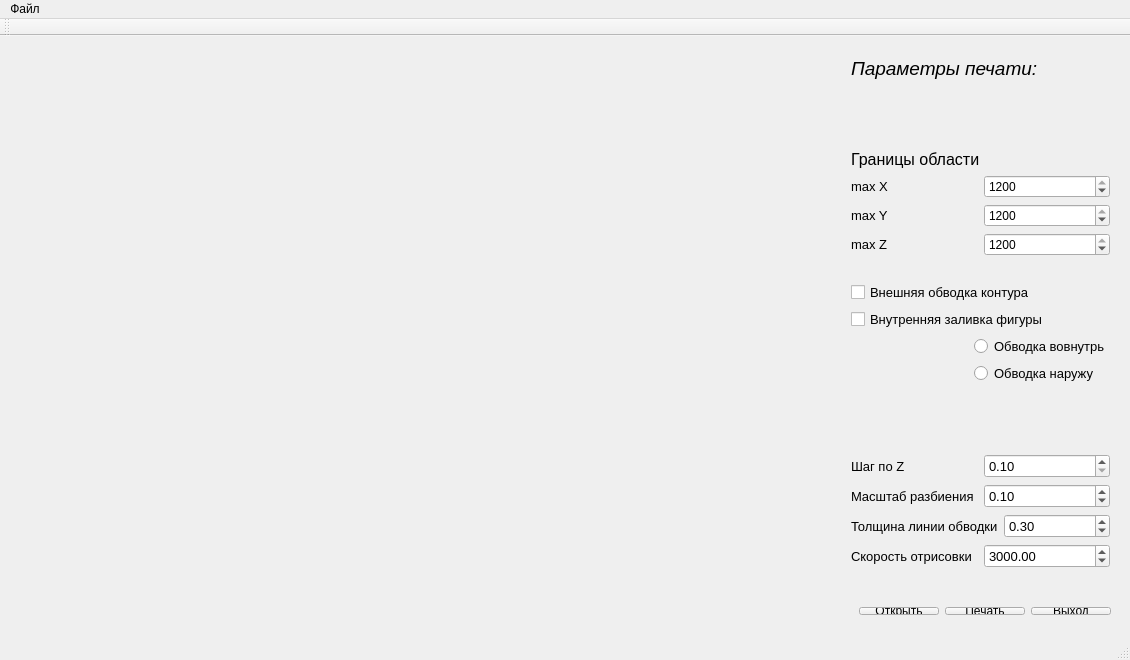
<?xml version="1.0" encoding="UTF-8"?>
<ui version="4.0">
 <class>MainWindow</class>
 <widget class="QMainWindow" name="MainWindow">
  <property name="geometry">
   <rect>
    <x>0</x>
    <y>0</y>
    <width>1130</width>
    <height>660</height>
   </rect>
  </property>
  <property name="windowTitle">
   <string>MainWindow</string>
  </property>
  <widget class="QWidget" name="centralWidget">
   <widget class="ModelView" name="modelWidget" native="true">
    <property name="geometry">
     <rect>
      <x>10</x>
      <y>10</y>
      <width>821</width>
      <height>541</height>
     </rect>
    </property>
    <zorder>widget</zorder>
   </widget>
   <widget class="QWidget" name="widget" native="true">
    <property name="geometry">
     <rect>
      <x>210</x>
      <y>549</y>
      <width>120</width>
      <height>121</height>
     </rect>
    </property>
    <zorder>splitter</zorder>
   </widget>
   <widget class="QWidget" name="buttonsWidget" native="true">
    <property name="geometry">
     <rect>
      <x>10</x>
      <y>550</y>
      <width>1121</width>
      <height>51</height>
     </rect>
    </property>
    <widget class="QWidget" name="">
     <property name="geometry">
      <rect>
       <x>11</x>
       <y>10</y>
       <width>1101</width>
       <height>30</height>
      </rect>
     </property>
     <layout class="QHBoxLayout" name="horizontalLayout_7">
      <item>
       <spacer name="horizontalSpacer_2">
        <property name="orientation">
         <enum>Qt::Horizontal</enum>
        </property>
        <property name="sizeHint" stdset="0">
         <size>
          <width>40</width>
          <height>20</height>
         </size>
        </property>
       </spacer>
      </item>
      <item>
       <widget class="QPushButton" name="openButton">
        <property name="text">
         <string>Открыть</string>
        </property>
       </widget>
      </item>
      <item>
       <widget class="QPushButton" name="printButton">
        <property name="text">
         <string>Печать</string>
        </property>
       </widget>
      </item>
      <item>
       <widget class="QPushButton" name="exitButton">
        <property name="text">
         <string>Выход</string>
        </property>
       </widget>
      </item>
     </layout>
    </widget>
   </widget>
   <widget class="QWidget" name="">
    <property name="geometry">
     <rect>
      <x>840</x>
      <y>10</y>
      <width>281</width>
      <height>533</height>
     </rect>
    </property>
    <layout class="QVBoxLayout" name="verticalLayout_4">
     <item>
      <widget class="QLabel" name="label_4">
       <property name="font">
        <font>
         <pointsize>14</pointsize>
         <italic>true</italic>
        </font>
       </property>
       <property name="text">
        <string>Параметры печати:</string>
       </property>
      </widget>
     </item>
     <item>
      <spacer name="verticalSpacer_2">
       <property name="orientation">
        <enum>Qt::Vertical</enum>
       </property>
       <property name="sizeHint" stdset="0">
        <size>
         <width>20</width>
         <height>18</height>
        </size>
       </property>
      </spacer>
     </item>
     <item>
      <widget class="QLabel" name="label_7">
       <property name="font">
        <font>
         <pointsize>12</pointsize>
        </font>
       </property>
       <property name="text">
        <string>Границы области</string>
       </property>
      </widget>
     </item>
     <item>
      <layout class="QVBoxLayout" name="verticalLayout">
       <item>
        <layout class="QHBoxLayout" name="horizontalLayout_8">
         <item>
          <widget class="QLabel" name="label_6">
           <property name="font">
            <font>
             <pointsize>10</pointsize>
            </font>
           </property>
           <property name="text">
            <string>max X</string>
           </property>
          </widget>
         </item>
         <item>
          <widget class="QSpinBox" name="maxX">
           <property name="maximum">
            <number>1200</number>
           </property>
           <property name="value">
            <number>1200</number>
           </property>
          </widget>
         </item>
        </layout>
       </item>
       <item>
        <layout class="QHBoxLayout" name="horizontalLayout_9">
         <item>
          <widget class="QLabel" name="label_8">
           <property name="font">
            <font>
             <pointsize>10</pointsize>
            </font>
           </property>
           <property name="text">
            <string>max Y</string>
           </property>
          </widget>
         </item>
         <item>
          <widget class="QSpinBox" name="maxY">
           <property name="maximum">
            <number>1200</number>
           </property>
           <property name="value">
            <number>1200</number>
           </property>
          </widget>
         </item>
        </layout>
       </item>
       <item>
        <layout class="QHBoxLayout" name="horizontalLayout_10">
         <item>
          <widget class="QLabel" name="label_9">
           <property name="font">
            <font>
             <pointsize>10</pointsize>
            </font>
           </property>
           <property name="text">
            <string>max Z</string>
           </property>
          </widget>
         </item>
         <item>
          <widget class="QSpinBox" name="maxZ">
           <property name="maximum">
            <number>1200</number>
           </property>
           <property name="value">
            <number>1200</number>
           </property>
          </widget>
         </item>
        </layout>
       </item>
      </layout>
     </item>
     <item>
      <spacer name="horizontalSpacer_3">
       <property name="orientation">
        <enum>Qt::Horizontal</enum>
       </property>
       <property name="sizeHint" stdset="0">
        <size>
         <width>40</width>
         <height>20</height>
        </size>
       </property>
      </spacer>
     </item>
     <item>
      <layout class="QVBoxLayout" name="verticalLayout_2">
       <item>
        <widget class="QCheckBox" name="outlineShadingBox">
         <property name="font">
          <font>
           <pointsize>10</pointsize>
          </font>
         </property>
         <property name="text">
          <string>Внешняя обводка контура</string>
         </property>
        </widget>
       </item>
       <item>
        <widget class="QCheckBox" name="inlineShadingBox">
         <property name="font">
          <font>
           <pointsize>10</pointsize>
          </font>
         </property>
         <property name="text">
          <string>Внутренняя заливка фигуры</string>
         </property>
        </widget>
       </item>
      </layout>
     </item>
     <item>
      <layout class="QHBoxLayout" name="horizontalLayout_4">
       <item>
        <spacer name="horizontalSpacer">
         <property name="orientation">
          <enum>Qt::Horizontal</enum>
         </property>
         <property name="sizeHint" stdset="0">
          <size>
           <width>40</width>
           <height>20</height>
          </size>
         </property>
        </spacer>
       </item>
       <item>
        <layout class="QVBoxLayout" name="verticalLayout_3">
         <item>
          <widget class="QRadioButton" name="insideRadio">
           <property name="font">
            <font>
             <pointsize>10</pointsize>
            </font>
           </property>
           <property name="text">
            <string>Обводка вовнутрь</string>
           </property>
          </widget>
         </item>
         <item>
          <widget class="QRadioButton" name="outsideRadio">
           <property name="font">
            <font>
             <pointsize>10</pointsize>
            </font>
           </property>
           <property name="text">
            <string>Обводка наружу</string>
           </property>
          </widget>
         </item>
        </layout>
       </item>
      </layout>
     </item>
     <item>
      <spacer name="verticalSpacer">
       <property name="orientation">
        <enum>Qt::Vertical</enum>
       </property>
       <property name="sizeHint" stdset="0">
        <size>
         <width>20</width>
         <height>40</height>
        </size>
       </property>
      </spacer>
     </item>
     <item>
      <layout class="QHBoxLayout" name="horizontalLayout_3">
       <item>
        <widget class="QLabel" name="label_3">
         <property name="font">
          <font>
           <pointsize>10</pointsize>
          </font>
         </property>
         <property name="text">
          <string>Шаг по Z</string>
         </property>
        </widget>
       </item>
       <item>
        <widget class="QDoubleSpinBox" name="spinDz">
         <property name="font">
          <font>
           <pointsize>10</pointsize>
          </font>
         </property>
         <property name="minimum">
          <double>0.100000000000000</double>
         </property>
         <property name="maximum">
          <double>10.000000000000000</double>
         </property>
         <property name="singleStep">
          <double>0.100000000000000</double>
         </property>
        </widget>
       </item>
      </layout>
     </item>
     <item>
      <layout class="QHBoxLayout" name="horizontalLayout_2">
       <item>
        <widget class="QLabel" name="label_2">
         <property name="font">
          <font>
           <pointsize>10</pointsize>
          </font>
         </property>
         <property name="text">
          <string>Масштаб разбиения</string>
         </property>
        </widget>
       </item>
       <item>
        <widget class="QDoubleSpinBox" name="spinScale">
         <property name="font">
          <font>
           <pointsize>10</pointsize>
          </font>
         </property>
         <property name="minimum">
          <double>0.000000000000000</double>
         </property>
         <property name="maximum">
          <double>1.000000000000000</double>
         </property>
         <property name="singleStep">
          <double>0.001000000000000</double>
         </property>
         <property name="value">
          <double>0.100000000000000</double>
         </property>
        </widget>
       </item>
      </layout>
     </item>
     <item>
      <layout class="QHBoxLayout" name="horizontalLayout">
       <item>
        <widget class="QLabel" name="label">
         <property name="font">
          <font>
           <pointsize>10</pointsize>
          </font>
         </property>
         <property name="text">
          <string>Толщина линии обводки</string>
         </property>
        </widget>
       </item>
       <item>
        <widget class="QDoubleSpinBox" name="spinWidthline">
         <property name="font">
          <font>
           <pointsize>10</pointsize>
          </font>
         </property>
         <property name="maximum">
          <double>10.000000000000000</double>
         </property>
         <property name="singleStep">
          <double>0.100000000000000</double>
         </property>
         <property name="value">
          <double>0.300000000000000</double>
         </property>
        </widget>
       </item>
      </layout>
     </item>
     <item>
      <layout class="QHBoxLayout" name="horizontalLayout_5">
       <item>
        <widget class="QLabel" name="label_5">
         <property name="font">
          <font>
           <pointsize>10</pointsize>
          </font>
         </property>
         <property name="text">
          <string>Скорость отрисовки</string>
         </property>
        </widget>
       </item>
       <item>
        <widget class="QDoubleSpinBox" name="spinImpulse">
         <property name="font">
          <font>
           <pointsize>10</pointsize>
          </font>
         </property>
         <property name="maximum">
          <double>10000.000000000000000</double>
         </property>
         <property name="singleStep">
          <double>100.000000000000000</double>
         </property>
         <property name="value">
          <double>3000.000000000000000</double>
         </property>
        </widget>
       </item>
      </layout>
     </item>
    </layout>
   </widget>
  </widget>
  <widget class="QMenuBar" name="menuBar">
   <property name="geometry">
    <rect>
     <x>0</x>
     <y>0</y>
     <width>1130</width>
     <height>26</height>
    </rect>
   </property>
   <widget class="QMenu" name="menu">
    <property name="title">
     <string>Файл</string>
    </property>
    <addaction name="menu_file_openSTL"/>
    <addaction name="separator"/>
    <addaction name="menu_file_printGCode"/>
   </widget>
   <addaction name="menu"/>
  </widget>
  <widget class="QToolBar" name="mainToolBar">
   <attribute name="toolBarArea">
    <enum>TopToolBarArea</enum>
   </attribute>
   <attribute name="toolBarBreak">
    <bool>false</bool>
   </attribute>
  </widget>
  <widget class="QStatusBar" name="statusBar"/>
  <action name="menu_file_openSTL">
   <property name="checkable">
    <bool>false</bool>
   </property>
   <property name="text">
    <string>Открыть STL</string>
   </property>
  </action>
  <action name="menu_file_printGCode">
   <property name="checkable">
    <bool>false</bool>
   </property>
   <property name="text">
    <string>Печать в G-code</string>
   </property>
  </action>
  <action name="menu_file_saveAs">
   <property name="checkable">
    <bool>false</bool>
   </property>
   <property name="text">
    <string>Сохранить как</string>
   </property>
  </action>
 </widget>
 <layoutdefault spacing="6" margin="11"/>
 <customwidgets>
  <customwidget>
   <class>ModelView</class>
   <extends>QWidget</extends>
   <header location="global">modelview.h</header>
   <container>1</container>
  </customwidget>
 </customwidgets>
 <resources/>
 <connections/>
</ui>
